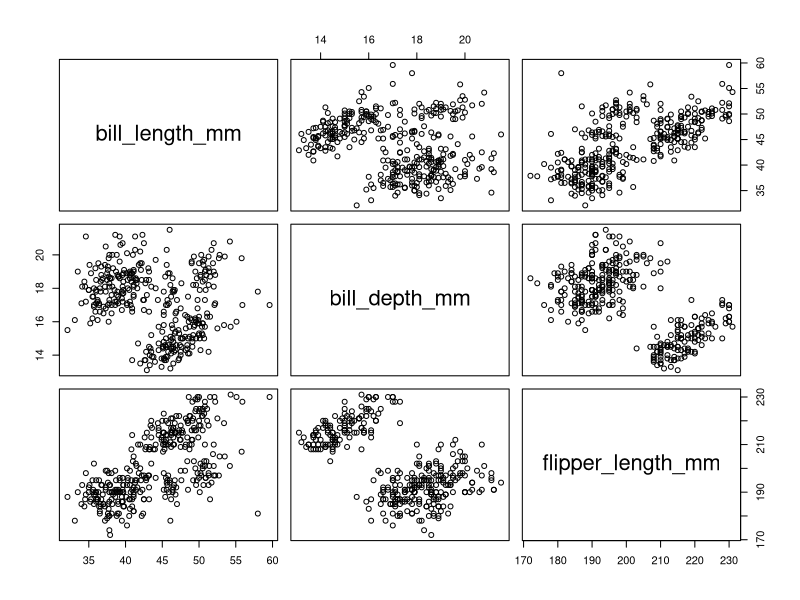
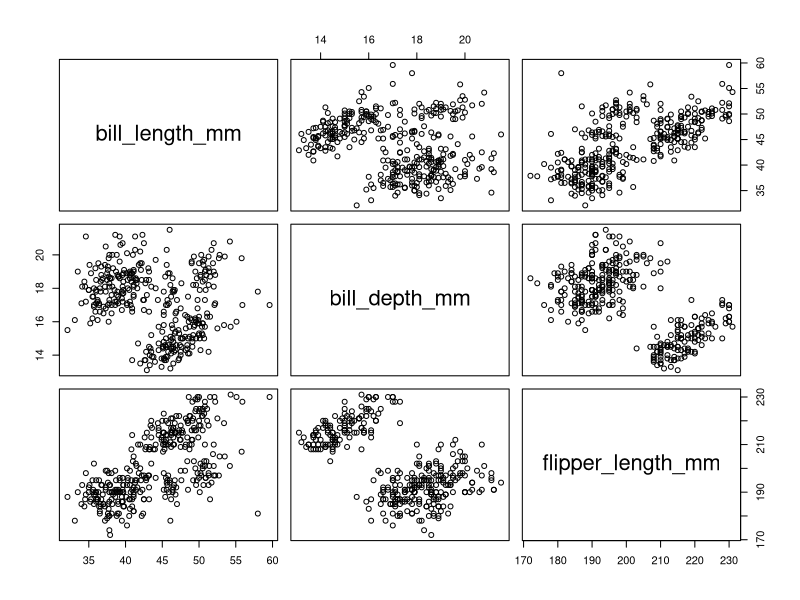
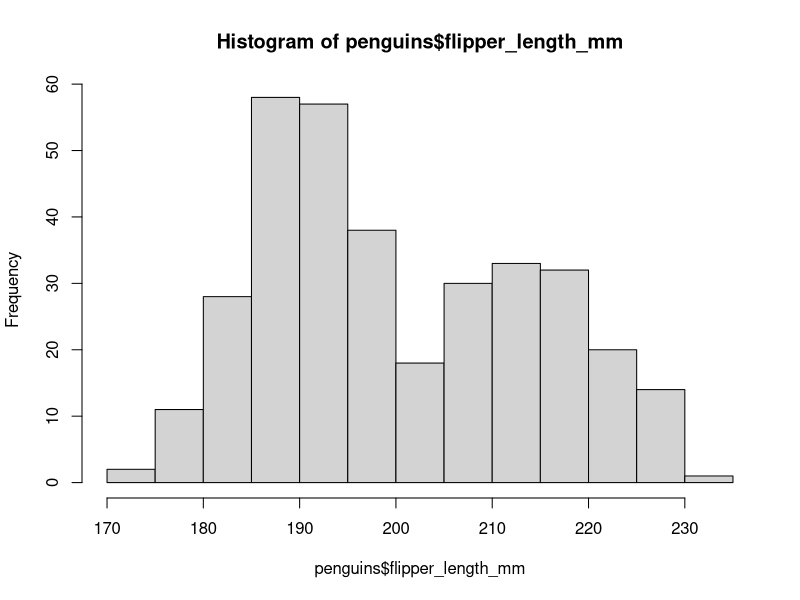

Here is the R script that generated these plots, in order:
## ---- chunk 1
knitr::opts_chunk$set(echo = TRUE)
## ---- chunk 2

require(palmerpenguins)
head(penguins)

## ---- chunk 3

plot(penguins[, 3:5])

## ---- chunk 4

plot(penguins[, 3:5])

## ---- chunk 5

##This is when you want to see the output but not the code
head(penguins)
## ---- chunk 6

hist(penguins$flipper_length_mm)

